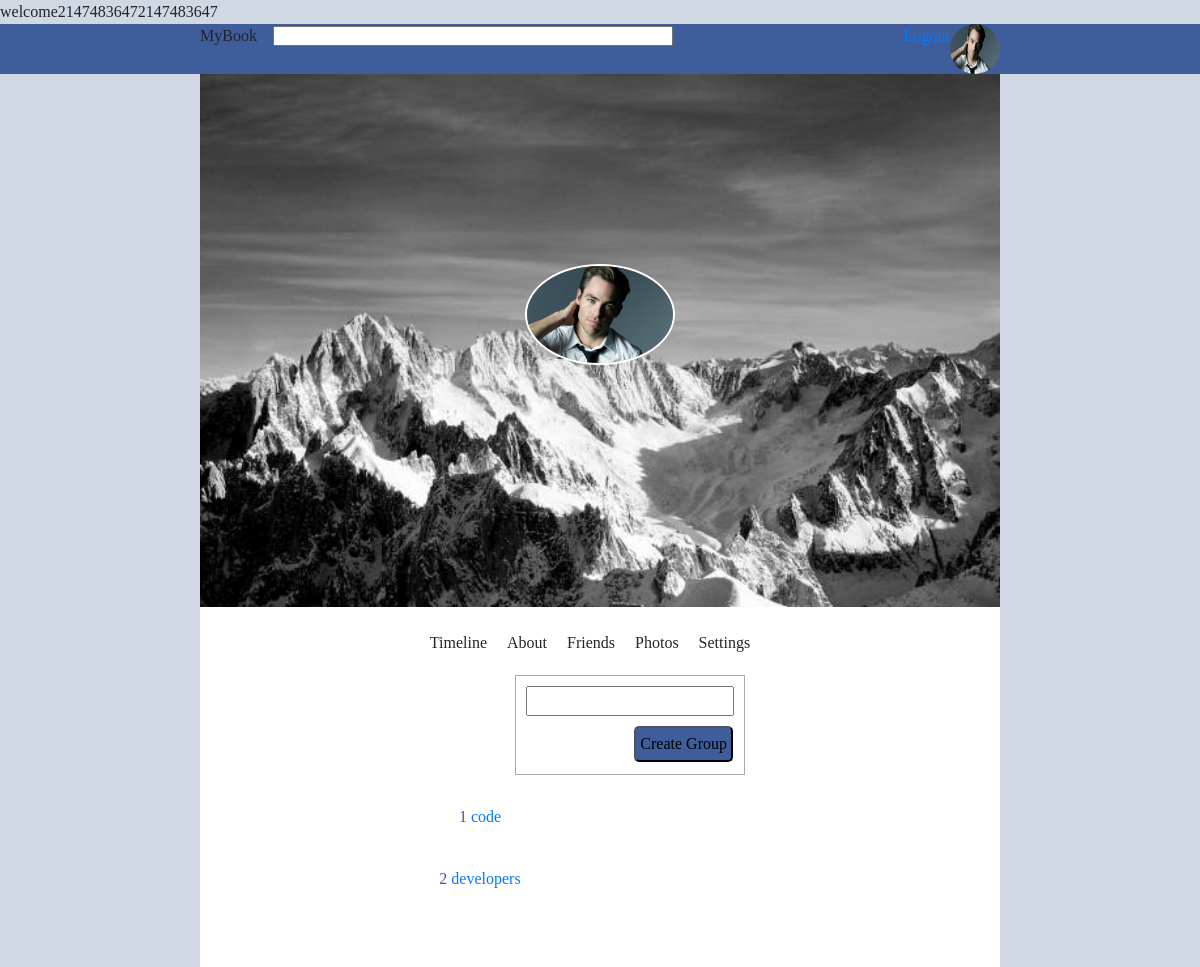
Page /group.php (signed in) on the committed database.
### tables this page shows
CREATE TABLE `users` (
  `id` int(11) NOT NULL,
  `userid` bigint(20) NOT NULL,
  `first_name` varchar(255) NOT NULL,
  `last_name` varchar(255) NOT NULL,
  `gender` enum('male','female') NOT NULL DEFAULT 'male',
  `email` varchar(60) NOT NULL,
  `password` varchar(100) NOT NULL,
  `url_adress` varchar(100) NOT NULL,
  `date` timestamp NOT NULL DEFAULT current_timestamp() ON UPDATE current_timestamp(),
  `img` varchar(250) NOT NULL
);

CREATE TABLE `groups` (
  `groupID` bigint(20) NOT NULL,
  `createdBY` bigint(20) NOT NULL,
  `groupName` varchar(20) NOT NULL,
  `date` datetime NOT NULL DEFAULT current_timestamp()
);

### group.php (the view, shortened to what this page needs)
<?php
include "header.php";
include "function.php";
print_r( 'welcome' . $_SESSION['userid']) ;
$id = isset($_GET['userid']) ? $_GET['userid'] : $_SESSION['userid'] ;
print_r($id);
 $dsds = mysqli_query($con,"select * from users where userid= $id");
 $iii = mysqli_fetch_array($dsds);
 $prof = $iii['img'];
   ?> <script>
<!DOCTYPE html>
<html lang="en">
<head>
</head>
<body style="font-family: tohoma; background-color:#d0d8e4;">
    <br><div  id="blue_bar">
        <div style="width: 800px; margin:auto;">
            MyBook &nbsp &nbsp<input type="text" id="search_box">
            <img id="img_profile" class="rounded-circle" style="width: 50px;float: right; height:50px;" src="imagepost/<?php echo $prof ; ?>">
            <a href='logout.php' style="float: right;">Logout</a>
        </div>
    </div>
    <div style="width: 800px; margin:auto;background-color:white ;min-height:400px;">
        <div style="text-align:center;">
        <img src="imagepost/<?php echo $prof ; ?>" style="border-radius:50%; margin-top: -612px;width: 150px; border:solid 2px white;" alt=""><br>
        <span>Timeline</span><span>About</span><span>Friends</span><span>Photos</span><span>Settings</span>
          </div>
        <div style="display:flex;" class="">
            <div style="min-height: 400px; margin:auto; margin-top:20px; margin-left:15px;" class="text-center aleign-items-center">
                <div style="border: solid thin #aaa;  margin-left:300px; padding:10px; background-color:white; position:relative;">
                <form  action="group.php?userid=2147483647" method="POST" enctype="multipart/form-data">
                    <input type="text" name="groupName" >
                    <div>
                    <input class="post " name="sub" type="submit" id="post_button" value="Create Group"> </div>
                    <br>
                    <br>
                    </form>
                </div>
                <div class="post_bar">
                    <?php
                      echo groups();
                         ?>
                </div>
            </div>
        </div>
    </div>
</body>
</html>

### function.php (shortened to what this page needs)
<?php
    global $con;
    function groups(){
        global $con;
    $id = $_SESSION['userid'];
    $ffr = "select groups . * from groups ";
    $friend = mysqli_query($con,$ffr);
    while($friend_row = mysqli_fetch_array($friend)) {
        $name = $friend_row['groupName'];
        $groupID = $friend_row['groupID'];
       echo "<div  id='friends'> $groupID
        <a href= 'group_page.php?userid=$id&groupID=$groupID '>   $name </a>
    </div> <br>";
    }
    };
        ?>

### noti.css (style rules this page uses)
#blue_bar { background-color: #405d9b; height: 50px; }
#search_box { width: 400px; height: 20px; }
span { margin-right: 20px; }
#friends { clear: both; color: #405d9b; margin-bottom: 14px; }
.post { margin-top: -10px; z-index: 2; background-color: #405d9b; border-radius: 2px; padding: 4px; position: absolute; right: 11px; }
.post_bar { background-color: white; margin-top: 20px; padding: 10px; position: relative; }
#post_button { cursor: pointer; }

### group.php (style rules this page uses)
#blue_bar { background-color:#405d9b; height:50px; }
#search_box { width: 400px; height: 20px; }
span { margin-right:20px; }
#friends { clear:both; color:#405d9b; }
.post { margin-top:10px; z-index: 2; background-color:#405d9b; border-radius:5px; padding: 4px; margin-left:10px; }
.post_bar { background-color:white; margin-top:20px; padding:10px; }

### rows in the picture
users: img (picture)
groups: groupID "1", groupName "code"
groups: groupID "2", groupName "developers"
